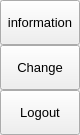
                 <widget class="QFrame" name="extraRightBox">
                  <property name="minimumSize">
                   <size>
                    <width>0</width>
                    <height>0</height>
                   </size>
                  </property>
                  <property name="maximumSize">
                   <size>
                    <width>0</width>
                    <height>16777215</height>
                   </size>
                  </property>
                  <property name="frameShape">
                   <enum>QFrame::Shape::NoFrame</enum>
                  </property>
                  <property name="frameShadow">
                   <enum>QFrame::Shadow::Raised</enum>
                  </property>
                  <layout class="QVBoxLayout" name="verticalLayout_7">
                   <property name="spacing">
                    <number>0</number>
                   </property>
                   <property name="leftMargin">
                    <number>0</number>
                   </property>
                   <property name="topMargin">
                    <number>0</number>
                   </property>
                   <property name="rightMargin">
                    <number>0</number>
                   </property>
                   <property name="bottomMargin">
                    <number>0</number>
                   </property>
                   <item>
                    <widget class="QFrame" name="themeSettingsTopDetail">
                     <property name="maximumSize">
                      <size>
                       <width>16777215</width>
                       <height>3</height>
                      </size>
                     </property>
                     <property name="frameShape">
                      <enum>QFrame::Shape::NoFrame</enum>
                     </property>
                     <property name="frameShadow">
                      <enum>QFrame::Shadow::Raised</enum>
                     </property>
                    </widget>
                   </item>
                   <item>
                    <widget class="QFrame" name="contentSettings">
                     <property name="frameShape">
                      <enum>QFrame::Shape::NoFrame</enum>
                     </property>
                     <property name="frameShadow">
                      <enum>QFrame::Shadow::Raised</enum>
                     </property>
                     <layout class="QVBoxLayout" name="verticalLayout_13">
                      <property name="spacing">
                       <number>0</number>
                      </property>
                      <property name="leftMargin">
                       <number>0</number>
                      </property>
                      <property name="topMargin">
                       <number>0</number>
                      </property>
                      <property name="rightMargin">
                       <number>0</number>
                      </property>
                      <property name="bottomMargin">
                       <number>0</number>
                      </property>
                      <item alignment="Qt::AlignmentFlag::AlignTop">
                       <widget class="QFrame" name="topMenus">
                        <property name="frameShape">
                         <enum>QFrame::Shape::NoFrame</enum>
                        </property>
                        <property name="frameShadow">
                         <enum>QFrame::Shadow::Raised</enum>
                        </property>
                        <layout class="QVBoxLayout" name="verticalLayout_14">
                         <property name="spacing">
                          <number>0</number>
                         </property>
                         <property name="leftMargin">
                          <number>0</number>
                         </property>
                         <property name="topMargin">
                          <number>0</number>
                         </property>
                         <property name="rightMargin">
                          <number>0</number>
                         </property>
                         <property name="bottomMargin">
                          <number>0</number>
                         </property>
                         <item>
                          <widget class="QPushButton" name="btn_information">
                           <property name="sizePolicy">
                            <sizepolicy hsizetype="Expanding" vsizetype="Fixed">
                             <horstretch>0</horstretch>
                             <verstretch>0</verstretch>
                            </sizepolicy>
                           </property>
                           <property name="minimumSize">
                            <size>
                             <width>0</width>
                             <height>45</height>
                            </size>
                           </property>
                           <property name="font">
                            <font>
                             <family>Segoe UI</family>
                             <pointsize>10</pointsize>
                             <italic>false</italic>
                             <bold>false</bold>
                            </font>
                           </property>
                           <property name="cursor">
                            <cursorShape>IBeamCursor</cursorShape>
                           </property>
                           <property name="layoutDirection">
                            <enum>Qt::LayoutDirection::LeftToRight</enum>
                           </property>
                           <property name="styleSheet">
                            <string notr="true">background-image: url(:/icons/images/icons/selfinformation.png);</string>
                           </property>
                           <property name="text">
                            <string>information</string>
                           </property>
                          </widget>
                         </item>
                         <item>
                          <widget class="QPushButton" name="btn_change">
                           <property name="sizePolicy">
                            <sizepolicy hsizetype="Expanding" vsizetype="Fixed">
                             <horstretch>0</horstretch>
                             <verstretch>0</verstretch>
                            </sizepolicy>
                           </property>
                           <property name="minimumSize">
                            <size>
                             <width>0</width>
                             <height>45</height>
                            </size>
                           </property>
                           <property name="font">
                            <font>
                             <family>Segoe UI</family>
                             <pointsize>10</pointsize>
                             <italic>false</italic>
                             <bold>false</bold>
                            </font>
                           </property>
                           <property name="cursor">
                            <cursorShape>PointingHandCursor</cursorShape>
                           </property>
                           <property name="layoutDirection">
                            <enum>Qt::LayoutDirection::LeftToRight</enum>
                           </property>
                           <property name="styleSheet">
                            <string notr="true">background-image: url(:/icons/images/icons/change_theme.png);</string>
                           </property>
                           <property name="text">
                            <string>Change</string>
                           </property>
                          </widget>
                         </item>
                         <item>
                          <widget class="QPushButton" name="btn_logout">
                           <property name="sizePolicy">
                            <sizepolicy hsizetype="Expanding" vsizetype="Fixed">
                             <horstretch>0</horstretch>
                             <verstretch>0</verstretch>
                            </sizepolicy>
                           </property>
                           <property name="minimumSize">
                            <size>
                             <width>0</width>
                             <height>45</height>
                            </size>
                           </property>
                           <property name="font">
                            <font>
                             <family>Segoe UI</family>
                             <pointsize>10</pointsize>
                             <italic>false</italic>
                             <bold>false</bold>
                            </font>
                           </property>
                           <property name="cursor">
                            <cursorShape>PointingHandCursor</cursorShape>
                           </property>
                           <property name="layoutDirection">
                            <enum>Qt::LayoutDirection::LeftToRight</enum>
                           </property>
                           <property name="styleSheet">
                            <string notr="true">background-image: url(:/icons/images/icons/cil-account-logout.png);</string>
                           </property>
                           <property name="text">
                            <string>Logout</string>
                           </property>
                          </widget>
                         </item>
                        </layout>
                       </widget>
                      </item>
                     </layout>
                    </widget>
                   </item>
                  </layout>
                 </widget>
